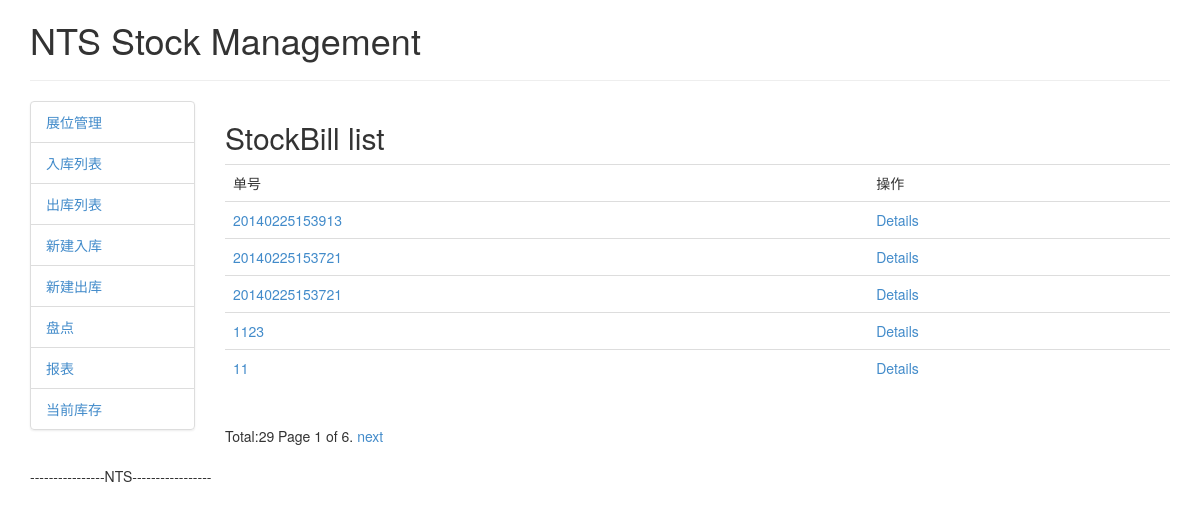
The page /stockmanage/stockbill/stockin/list/ on the database as committed earlier.
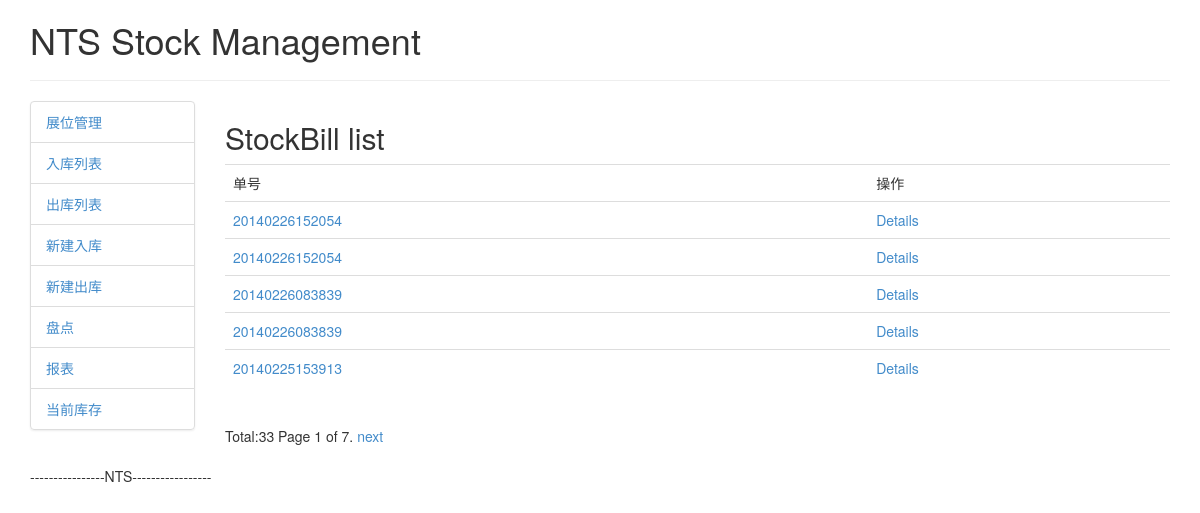
The same page on the database as committed later.
### stockmanage/models.py (models this page shows, shortened)
class BillBase(models.Model):
    id=UUIDField(primary_key=True)#use uuid instead of autoincreament, to allow asigning an id to the object before saved into database
    BillNo=CharField(max_length=100,default=datetime.now().strftime('%Y%m%d%H%M%S'))
    BillTime=DateTimeField(auto_now_add=True)
    state_draft='draft' # saved for future change. not complete
    state_applied='applied'# appled for checking. can't change anymore
    state_checked='checked'# ok
    State_Choices=((state_draft,'draft'),(state_applied,'applied'),
                    (state_checked,'checked'))
    BillState=CharField(max_length=10,choices=State_Choices,default=state_draft)
    Creator=ForeignKey(User)
    StaffName=CharField(max_length=50,null=True,blank=True)
    Memo=CharField(max_length=1000,null=True,blank=True)

class StockBill(BillBase):
    BillType_Choices=(('in','stock in'),('out','stock out'))
    BillType=CharField(max_length=5, choices=BillType_Choices,default='in')
    Reason_Choices=(('in',
                         (
                          ('buy','buy'),
                          ('return','return back'),
                          ('inventory_profit','inventory profit'),
                          ('repaired','repaired'),
                          ('others','others')
                          )
                         ),
                        ('out',
                         (
                          ('sold','sold'),
                          ('borrowed','borrowed out'),
                          ('inventory_loss','inventory loss'),
                          ('damage','damage'),
                          ('others','others')
                          )
                         )
                        )
    BillReason=CharField(max_length=20,choices=Reason_Choices,default='buy')
    TotalAmount=DecimalField(max_digits=10,decimal_places=2,default=0)
    TotalKinds=IntegerField(default=0)

class BillBase(models.Model):
    id=UUIDField(primary_key=True)#use uuid instead of autoincreament, to allow asigning an id to the object before saved into database
    BillNo=CharField(max_length=100,default=datetime.now().strftime('%Y%m%d%H%M%S'))
    BillTime=DateTimeField(auto_now_add=True)
    state_draft='draft' # saved for future change. not complete
    state_applied='applied'# appled for checking. can't change anymore
    state_checked='checked'# ok
    State_Choices=((state_draft,'draft'),(state_applied,'applied'),
                    (state_checked,'checked'))
    BillState=CharField(max_length=10,choices=State_Choices,default=state_draft)
    Creator=ForeignKey(User)
    StaffName=CharField(max_length=50,null=True,blank=True)
    Memo=CharField(max_length=1000,null=True,blank=True)

### stockmanage/views.py (the view)
def stockbill_stockin_list(request):
    return stockbill_list(request,'in')

### stockmanage/views.py (called while the page is built)
def stockbill_list(request,type):
    stockbill_list=StockBill.objects.filter(BillType=type).order_by('-BillTime')
    paginator = Paginator(stockbill_list, 5) # Show 25 contacts per page
    page = request.GET.get('page')
    try:
        stockbill_list_page = paginator.page(page)
    except PageNotAnInteger:
        stockbill_list_page = paginator.page(1)
    except EmptyPage:
        stockbill_list_page = paginator.page(paginator.num_pages)
    return render(request,'stockmanage/stockbill.html',{'stockbill_list':stockbill_list_page,'paginator':paginator})

### stockmanage/templates/stockmanage/stockbill.html (shortened to what this page needs)
{% extends "stockmanage/base.html" %}
{%block content_title%}
StockBill list
{%endblock%}
{%block content%}
{% if stockbill_list %}
<table class="table">
	<tr>
		<td>单号</td><td>操作</td>
	</tr>
	{%for stockbill in stockbill_list%}
	<tr>
		<td>{%ifequal stockbill.BillType 'in'%}
			<a href="{%url 'stockmanage:stockbill_stockin_edit' stockbill.id%}">{{stockbill.BillNo}} </a>
		 {%else%}
		 	<a href="{%url 'stockmanage:stockbill_stockout_edit' stockbill.id%}">{{stockbill.BillNo}} </a>
		{%endifequal%} </td><td><a href="{%url 'stockmanage:stockbill_update_detail' stockbill.id%}">Details</a></td>
	</tr>
	{%endfor%}
</table>
{%else%}
<p>
	No bill are availabel.
</p>
{%endif%}
<div class="pagination">
	<span>Total:{{paginator.count}} </span>
	<span class="step-links"> <span class="current"> Page {{ stockbill_list.number }} of {{ stockbill_list.paginator.num_pages }}. </span> {% if stockbill_list.has_next %} <a href="?page={{ stockbill_list.next_page_number }}">next</a> {% endif %} </span>
</div>
{%endblock%}

Rows that differ between the two databases and show on the page:
no longer on this page (row unchanged): StockBill: BillNo "20140225153721"
no longer on this page (row unchanged): StockBill: BillNo "20140225153721"
no longer on this page (row unchanged): StockBill: BillNo "1123"
no longer on this page (row unchanged): StockBill: BillNo "11"
added StockBill: BillNo "20140226152054"
added StockBill: BillNo "20140226152054"
added StockBill: BillNo "20140226083839"
added StockBill: BillNo "20140226083839"
Other text that changed with them:
{{ paginator.count }}: "29" → "33"
{{ stockbill_list.paginator.num_pages }}: "6" → "7"
